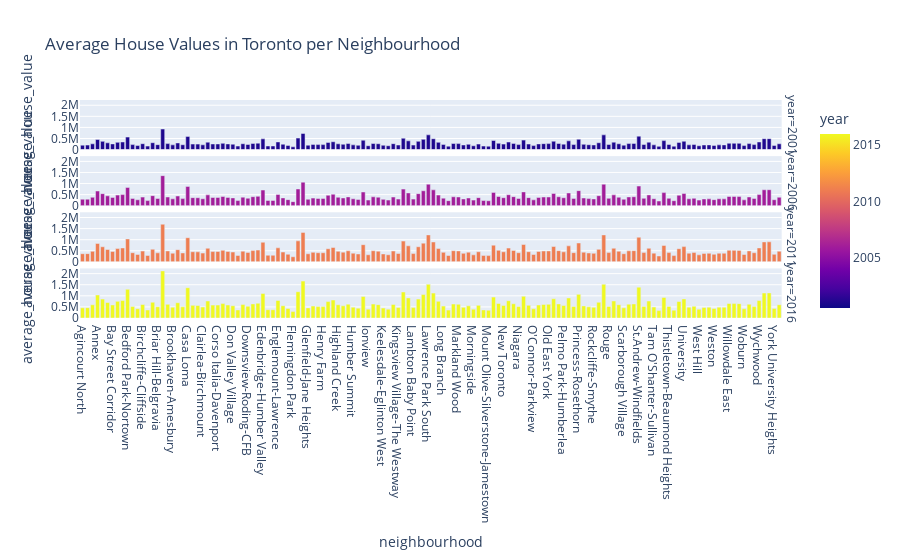

Notebook code cell kept with this figure:
### Code cell
px.bar(average_house_values_neighbourhood, x='neighbourhood', y="average_house_value", color='year', facet_row='year', height=800, title="Average House Values in Toronto per Neighbourhood")

### Figure 1 — Plotly figure (JSON) as saved in the notebook; plotly's stock layout.template omitted (floating-point values rounded to 4 significant figures; data arrays with more than 128 entries replaced by an {"elided": "..."} marker saying what was removed)
{"data": [{"alignmentgroup": "True", "hovertemplate": "year=%{marker.color}<br>neighbourhood=%{x}<br>average_house_value=%{y}<extra></extra>", "legendgroup": "", "marker": {"color": {"elided": "140 int values"}, "coloraxis": "coloraxis"}, "name": "", "offsetgroup": "", "orientation": "v", "showlegend": false, "textposition": "auto", "type": "bar", "x": {"elided": "140 str values"}, "xaxis": "x4", "y": {"elided": "140 int values"}, "yaxis": "y4"}, {"alignmentgroup": "True", "hovertemplate": "year=%{marker.color}<br>neighbourhood=%{x}<br>average_house_value=%{y}<extra></extra>", "legendgroup": "", "marker": {"color": {"elided": "140 int values"}, "coloraxis": "coloraxis"}, "name": "", "offsetgroup": "", "orientation": "v", "showlegend": false, "textposition": "auto", "type": "bar", "x": {"elided": "140 str values"}, "xaxis": "x3", "y": {"elided": "140 int values"}, "yaxis": "y3"}, {"alignmentgroup": "True", "hovertemplate": "year=%{marker.color}<br>neighbourhood=%{x}<br>average_house_value=%{y}<extra></extra>", "legendgroup": "", "marker": {"color": {"elided": "140 int values"}, "coloraxis": "coloraxis"}, "name": "", "offsetgroup": "", "orientation": "v", "showlegend": false, "textposition": "auto", "type": "bar", "x": {"elided": "140 str values"}, "xaxis": "x2", "y": {"elided": "140 int values"}, "yaxis": "y2"}, {"alignmentgroup": "True", "hovertemplate": "year=%{marker.color}<br>neighbourhood=%{x}<br>average_house_value=%{y}<extra></extra>", "legendgroup": "", "marker": {"color": {"elided": "140 int values"}, "coloraxis": "coloraxis"}, "name": "", "offsetgroup": "", "orientation": "v", "showlegend": false, "textposition": "auto", "type": "bar", "x": {"elided": "140 str values"}, "xaxis": "x", "y": {"elided": "140 int values"}, "yaxis": "y"}], "layout": {"annotations": [{"font": {}, "showarrow": false, "text": "year=2016", "textangle": 90, "x": 0.98, "xanchor": "left", "xref": "paper", "y": 0.1138, "yanchor": "middle", "yref": "paper"}, {"font": {}, "showarrow": false, "text": "year=2011", "textangle": 90, "x": 0.98, "xanchor": "left", "xref": "paper", "y": 0.3712, "yanchor": "middle", "yref": "paper"}, {"font": {}, "showarrow": false, "text": "year=2006", "textangle": 90, "x": 0.98, "xanchor": "left", "xref": "paper", "y": 0.6288, "yanchor": "middle", "yref": "paper"}, {"font": {}, "showarrow": false, "text": "year=2001", "textangle": 90, "x": 0.98, "xanchor": "left", "xref": "paper", "y": 0.8862, "yanchor": "middle", "yref": "paper"}], "autosize": true, "barmode": "relative", "coloraxis": {"colorbar": {"title": {"text": "year"}}, "colorscale": [[0, "#0d0887"], [0.1111, "#46039f"], [0.2222, "#7201a8"], [0.3333, "#9c179e"], [0.4444, "#bd3786"], [0.5556, "#d8576b"], [0.6667, "#ed7953"], [0.7778, "#fb9f3a"], [0.8889, "#fdca26"], [1, "#f0f921"]]}, "legend": {"tracegroupgap": 0}, "title": {"text": "Average House Values in Toronto per Neighbourhood"}, "xaxis": {"anchor": "y", "autorange": true, "domain": [0, 0.98], "range": [-0.5, 139.5], "title": {"text": "neighbourhood"}, "type": "category"}, "xaxis2": {"anchor": "y2", "autorange": true, "domain": [0, 0.98], "matches": "x", "range": [-0.5, 139.5], "showticklabels": false, "type": "category"}, "xaxis3": {"anchor": "y3", "autorange": true, "domain": [0, 0.98], "matches": "x", "range": [-0.5, 139.5], "showticklabels": false, "type": "category"}, "xaxis4": {"anchor": "y4", "autorange": true, "domain": [0, 0.98], "matches": "x", "range": [-0.5, 139.5], "showticklabels": false, "type": "category"}, "yaxis": {"anchor": "x", "autorange": true, "domain": [0, 0.2275], "range": [0, 2236000.0], "title": {"text": "average_house_value"}, "type": "linear"}, "yaxis2": {"anchor": "x2", "autorange": true, "domain": [0.2575, 0.485], "matches": "y", "range": [0, 2236000.0], "title": {"text": "average_house_value"}, "type": "linear"}, "yaxis3": {"anchor": "x3", "autorange": true, "domain": [0.515, 0.7425], "matches": "y", "range": [0, 2236000.0], "title": {"text": "average_house_value"}, "type": "linear"}, "yaxis4": {"anchor": "x4", "autorange": true, "domain": [0.7725, 1], "matches": "y", "range": [0, 2236000.0], "title": {"text": "average_house_value"}, "type": "linear"}}}
